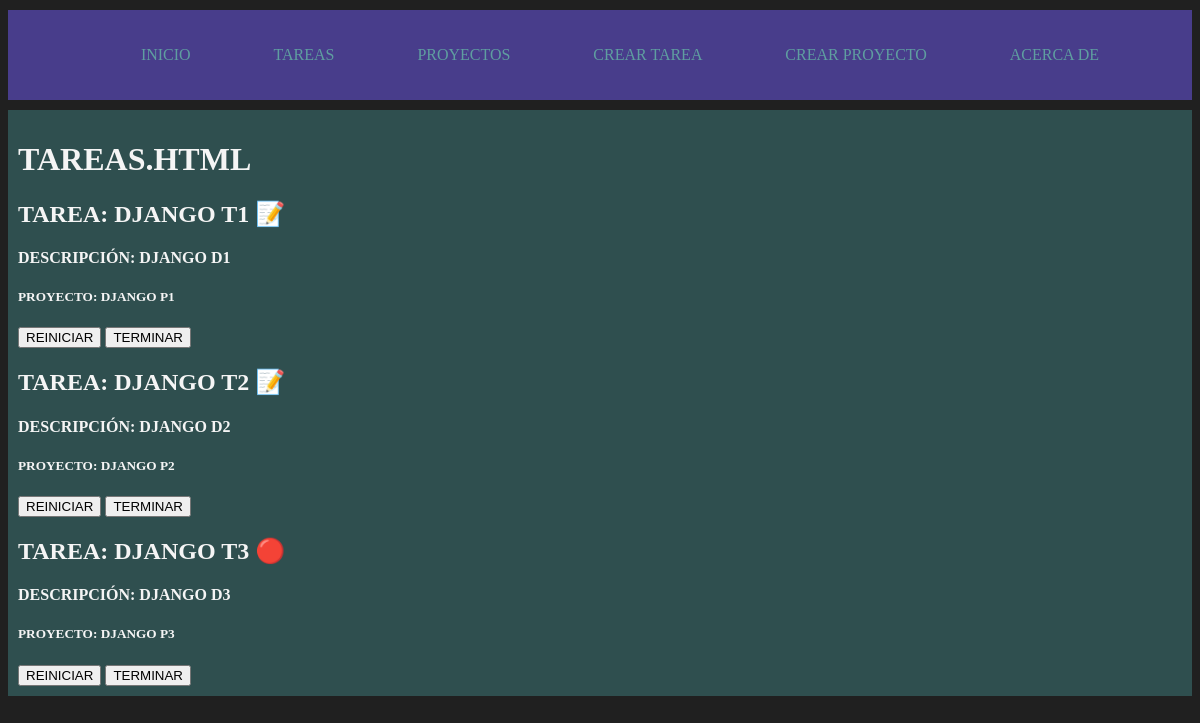
/ruta_tareas/, run on the app's committed database.
### carpeta_aplicacion_1/models.py (models this page shows, shortened)
class tabla_tareas (models.Model):
    tab_tareas_col_nombre = models.CharField(max_length=200)
    tab_tareas_col_descripcion = models.TextField()
    tab_tareas_col_proyecto_ref = models.ForeignKey(tabla_proyectos,on_delete=models.CASCADE)
    tab_tareas_col_terminado = models.BooleanField(default=False)

class tabla_proyectos (models.Model):
    tab_proyectos_col_nombres = models.CharField(max_length=200)

### carpeta_aplicacion_1/views.py (the view)
def view_funcion_tareas(view_funcion_tareas_param_request):
    queryset_tareas = tabla_tareas.objects.all()
    return render(view_funcion_tareas_param_request, 'tareas/tareas.html',{
        'ref_html_tareas': queryset_tareas
    })

### carpeta_aplicacion_1/templates/tareas/tareas.html (shortened to what this page needs)
<!DOCTYPE html>
<html lang="en">
<head>
</head>
<body>
    {% extends 'diseños_heredados/base_heredada_1.html' %}
    {% block var_bloque_inicio_contenido %}
    <h1>TAREAS.HTML</h1>
    {% for bucle_jinja_tareas in ref_html_tareas %}
    <article>
        <H2>TAREA: {{ bucle_jinja_tareas.tab_tareas_col_nombre }}
            {% if bucle_jinja_tareas.tab_tareas_col_terminado == False %}
            📝 {% else %} 🔴 {% endif %}</H2>
        <h4>DESCRIPCIÓN: {{ bucle_jinja_tareas.tab_tareas_col_descripcion }}</h4>
        <h5>PROYECTO: {{ bucle_jinja_tareas.tab_tareas_col_proyecto_ref.tab_proyectos_col_nombres }}</h5>
        <button> REINICIAR </button>
        <button> TERMINAR </button>
    </article>
    {% endfor %}
    {% endblock %}

### carpeta_aplicacion_1/static/archivos css/css principal.css (style rules this page uses)
body { background: #202020; color: whitesmoke; }

### data on the page
tabla_tareas: tab_tareas_col_nombre "DJANGO T1", tab_tareas_col_descripcion "DJANGO D1", tab_tareas_col_proyecto_ref.tab_proyectos_col_nombres "DJANGO P1"
tabla_tareas: tab_tareas_col_nombre "DJANGO T2", tab_tareas_col_descripcion "DJANGO D2", tab_tareas_col_proyecto_ref.tab_proyectos_col_nombres "DJANGO P2"
tabla_tareas: tab_tareas_col_nombre "DJANGO T3", tab_tareas_col_descripcion "DJANGO D3", tab_tareas_col_proyecto_ref.tab_proyectos_col_nombres "DJANGO P3"
